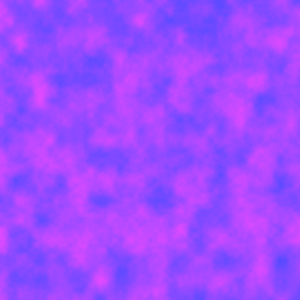
Frame 1 (no input)
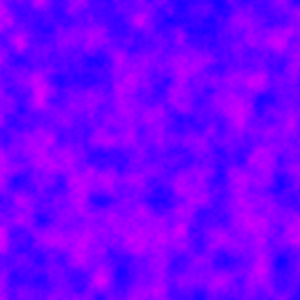
Frame 60 (the mouse pressed at the canvas centre just before this capture)
Frame 120 (the mouse held since frame 60 and released just before this capture): identical to frame 60, image omitted

The Processing sketch that drew these frames (run headless with seeded random() and noise(); from frame 60 on, the mouse is pressed at the canvas centre):

// Processing sketch: noise_03_02
// ── noise_03_02.pde
void setup() {
  size(300, 300);
  background(255);
}


void draw() {
  
  float xoff = 0.0;
  for (int i = 0; i<width; i++) {
    
    float yoff = 0.0;
    for (int j = 0; j<height; j++) {

      float r = map(noise(xoff, yoff), 0, 1, 0, 255);

      stroke(r, 0, 255);
      point(i, j);

      yoff += 0.05;
    }
    xoff += 0.05;
  }

  // xoff = xoff + 0.05;
  // yoff = yoff + 0.05;
}
